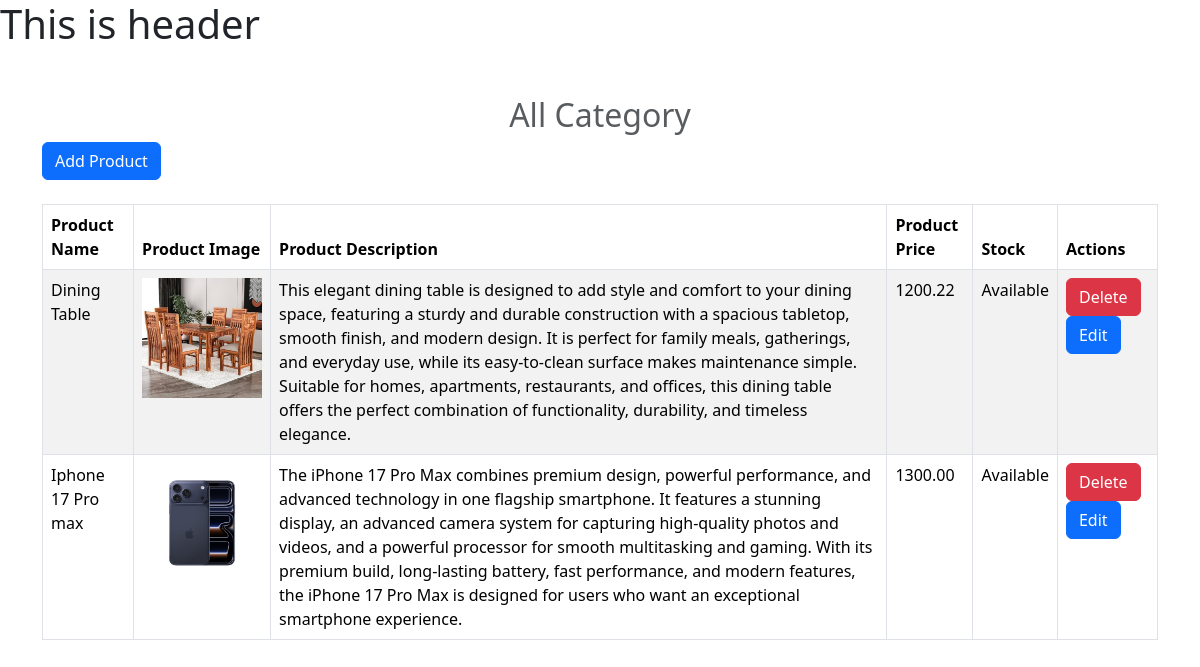
Screenshot of /product/product_list/ (signed in) with the database file from the repository.
### product/models.py (models this page shows, shortened)
class Product(models.Model):
    product_name = models.CharField(max_length=100)
    product_description = models.TextField()
    product_price = models.DecimalField(max_digits=6, decimal_places=2)
    in_stock = models.BooleanField(default=True)
    category = models.ForeignKey(to=Category, on_delete=models.CASCADE,related_name="product")
    image = models.ImageField(upload_to='products')

### accounts/auth.py (the view)
    def views_func(request, *args, **kwargs):
        if not request.user.is_staff:
            return redirect('homepage')
        else:
            return func(request, *args, **kwargs)

### accounts/auth.py (called while the page is built)
def admin_only(func):
    def views_func(request, *args, **kwargs):
        if not request.user.is_staff:
            return redirect('homepage')
        else:
            return func(request, *args, **kwargs)
    return views_func

### product/views.py (called while the page is built)
@login_required
@admin_only
def get_all_products(request):
    products = Product.objects.all()
    return render(request, 'product/product-list.html', {
        'products': products
    })

### product/templates/product/product-list.html (shortened to what this page needs)
<!doctype html>
{% extends "base.html" %}
{% block main_content %}
    <div class="container mt-5">
      <h2 class="text-center text-muted">All Category</h2>
      <div class="mb-4">
        <a href="{% url 'add_product' %}" class="btn btn-primary">Add Product</a>
      </div>
      {% if is_empty%}
        <div class="d-flex mt-4 justify-content-center">
          <div class="col-md-4 p-4 shadow rounded">
            <h1 class="text-danger">No Items Found</h1>
            <p>Please add product.</p>
          </div>
        </div>
      {% else %}
      <table class="table table-striped table-bordered">
        <thead>
          <tr>
            <th scope="col">Product Name</th>
            <th scope="col">Product Image</th>
            <th scope="col">Product Description</th>
            <th scope="col">Product Price</th>
            <th scope="col">Stock</th>
            <th scope="col">Actions</th>
          </tr>
        </thead>
        <tbody>
          {% for item in products %}
          <tr>
            <td>{{item.product_name}}</td>
            <td>
                <img src="{{item.image.url}}" alt="{{item.product_name}}" height="120" width="120">
            </td>
            <td>{{item.product_description}}</td>
            <td>{{item.product_price}}</td>
            <td>
                {% if item.in_stock %}
                    Available
                {% else %}
                    Out of Stock
                {% endif %}
            </td>
            <td>
              <a href="{% url 'delete-product' item.id %}" class="btn btn-danger">Delete</a>
              <a href="{% url 'edit-product' item.id %}" class="btn btn-primary">Edit</a>
            </td>
          </tr>
          {% endfor %}
        </tbody>
      </table>
      {% endif %}
    </div>
{% endblock %}

### rows the page displays
Product: product_name "Dining Table", image (picture), product_description "This elegant dining table is designed to add style and comfort to your dining space, featuring a sturdy and durable construction with a spacious tabletop, smooth finish, and modern design. It is perfect for family meals, gatherings, and everyday use, while its easy-to-clean surface makes maintenance simple. Suitable for homes, apartments, restaurants, and offices, this dining table offers the perfect combination of functionality, durability, and timeless elegance.", product_price "1200.22", in_stock "Available"
Product: product_name "Iphone 17 Pro max", image (picture), product_description "The iPhone 17 Pro Max combines premium design, powerful performance, and advanced technology in one flagship smartphone. It features a stunning display, an advanced camera system for capturing high-quality photos and videos, and a powerful processor for smooth multitasking and gaming. With its premium build, long-lasting battery, fast performance, and modern features, the iPhone 17 Pro Max is designed for users who want an exceptional smartphone experience.", product_price "1300.00", in_stock "Available"
